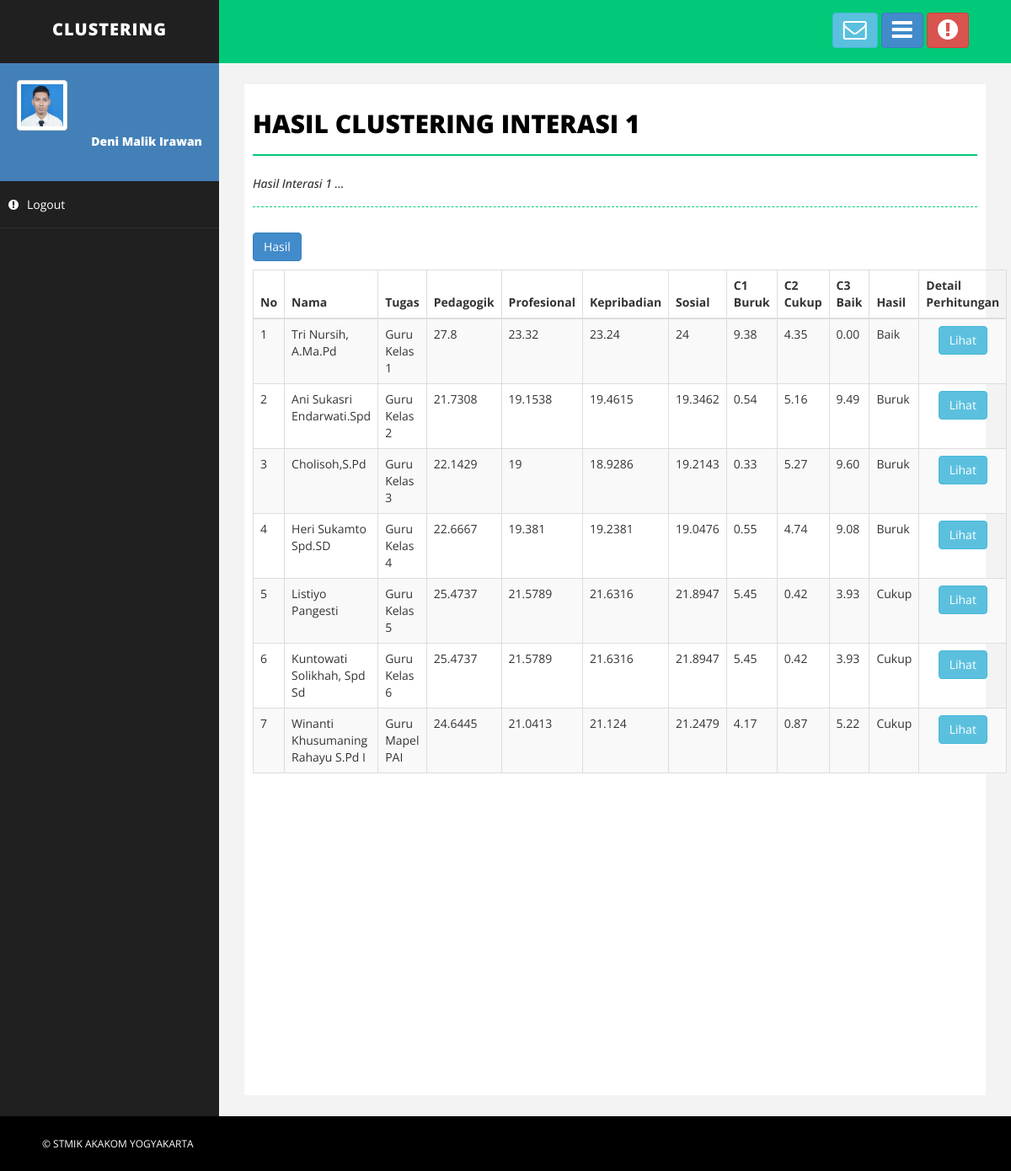
The page /interasi1.php on the database its author committed.
### tables this page shows
CREATE TABLE `kasus` (
  `idk` int(11) NOT NULL,
  `nama` varchar(30) NOT NULL,
  `kharga` float NOT NULL,
  `kmenu` float NOT NULL,
  `kfasilitas` float NOT NULL,
  `kjam` float NOT NULL,
  `set_sementara` varchar(10) NOT NULL,
  `tugas` varchar(100) NOT NULL
);

### interasi1.php (the view, shortened to what this page needs)
<!DOCTYPE html>
<html xmlns="http://www.w3.org/1999/xhtml">
<head>
    <link href="assets/css/bootstrap.css" rel="stylesheet" />
    <link href="assets/css/font-awesome.css" rel="stylesheet" />
    <link href="assets/css/basic.css" rel="stylesheet" />
    <link href="assets/css/custom.css" rel="stylesheet" />
</head>
<body>
    <div id="wrapper">
        <nav class="navbar navbar-default navbar-cls-top " role="navigation" style="margin-bottom: 0">
            <div class="navbar-header">
                <a class="navbar-brand" href="">CLUSTERING</a>
            </div>
            <div class="header-right">
            <a href="gambar.php" class="btn btn-info" title="Gambar"><b> </b><i class="fa fa-envelope-o fa-2x"></i></a>
                <a href="kalender.php" class="btn btn-primary" title="Calendar"><b></b><i class="fa fa-bars fa-2x"></i></a>
                <a href="video.php" class="btn btn-danger" title="Video"><i class="fa fa-exclamation-circle fa-2x"></i></a>
            </div>
        </nav>
<?php
include"menu.php";
?>
        <div id="page-wrapper">
            <div id="page-inner">
                <div class="row">
                    <div class="col-md-12">
                        <h1 class="page-head-line">Hasil Clustering Interasi 1</h1>
                        <h1 class="page-subhead-line"> Hasil Interasi 1 ...</h1>
                    </div>
                </div>
                <div class="row">
                    <div class="col-md-12">
   <?php
if($_GET[act]=="lihat"){
  include ('config.php');
  $queryutama = mysql_query("SELECT  *  FROM kasus where idk='$_GET[id]'");
    $no = 1;
    while ($data = mysql_fetch_array($queryutama)) {
		 $c1=sqrt((pow(($data[kharga]-22.18009768),2))+(pow(($data[kmenu]-19.17826618),2))+(pow(($data[kfasilitas]-19.20940171),2))+(pow(($data[kjam]-19.2026862),2)));
		 $c2=sqrt((pow(($data[kharga]-25.19912281),2))+(pow(($data[kmenu]-21.42207602),2))+(pow(($data[kfasilitas]-21.45716374),2))+(pow(($data[kjam]-21.68815789),2)));
		 $c3=sqrt((pow(($data[kharga]-27.8),2))+(pow(($data[kmenu]-23.32),2))+(pow(($data[kfasilitas]-23.24),2))+(pow(($data[kjam]-24),2)));
		 $min=min($c1,$c2,$c3);
		 if($min==$c1){
			$hasil="(C1)Cluster Buruk";
		 }elseif($min==$c2){
			$hasil="(C2) Cluster Cukup";
		}
		 elseif($min==$c3){
			$hasil="(C3) Cluster Baik";
		 }
		echo"<h3>Perhitungan ID Kasus $_GET[id]</h3>";
		echo"<p><b>Hitung jarak ID Kasus $_GET[id] terhadap cluster Pertama:</b></p>";
		echo"<p>&nbsp;&nbsp;&nbsp;&nbsp;&nbsp;C$_GET[id]1 = √((($data[kharga]-22.18009768)^2)+(($data[kmenu]-19.17826618)^2)+(($data[kfasilitas]-19.20940171)^2)+(($data[kjam]-19.2026862)^2)) = $c1 </p>";
		echo"<p><b>Hitung jarak ID Kasus $_GET[id] terhadap cluster Kedua:</b></p>";
		echo"<p>&nbsp;&nbsp;&nbsp;&nbsp;&nbsp;C$_GET[id]2 = √((($data[kharga]-25.19912281)^2)+(($data[kmenu]-21.42207602)^2)+(($data[kfasilitas]-21.45716374)^2)+(($data[kjam]-21.68815789)^2)) = $c2</p>";
		echo"<p><b>Hitung jarak ID Kasus $_GET[id] terhadap cluster Ketiga:</b></p>";
		echo"<p>&nbsp;&nbsp;&nbsp;&nbsp;&nbsp;C$_GET[id]3 = √((($data[kharga]-27.8)^2)+(($data[kmenu]-23.32^2)+(($data[kfasilitas]-23.24)^2)+(($data[kjam]-24)^2)) = $c3</p>";
		echo"<p><b>jarak terdekat (terkecil) dari pusat cluster: MIN(C$_GET[id]1,C$_GET[id]2,C$_GET[id]3) = MIN($c1,$c2,$c3) = $hasil</b></p>";
		$no++;
}
$no++;
}else{
?>
                      <table class="table table-striped table-bordered table-hover">
                                    <thead>
                                        <tr>
                                            <th>No</th>
											<th>Nama</th>
                                            <th>Tugas</th>
                                            <th>Pedagogik</th>
                                            <th>Profesional</th>
                                            <th>Kepribadian</th>
                                            <th>Sosial</th>
                                            <th>C1 Buruk</th>
                                            <th>C2 Cukup</th>
                                            <th>C3 Baik</th>
                                            <th>Hasil</th>
                                            <th>Detail Perhitungan</th>
                                        </tr>
                                    </thead>
                                       <tbody>
  <?php
  $queryutama = mysql_query("SELECT  *  FROM kasus order by idk");
    $no = 1;
    while ($data = mysql_fetch_array($queryutama)) {
		 $c1=sqrt((pow(($data[kharga]-22.18009768),2))+(pow(($data[kmenu]-19.17826618),2))+(pow(($data[kfasilitas]-19.20940171),2))+(pow(($data[kjam]-19.2026862),2)));
		 $c2=sqrt((pow(($data[kharga]-25.19912281),2))+(pow(($data[kmenu]-21.42207602),2))+(pow(($data[kfasilitas]-21.45716374),2))+(pow(($data[kjam]-21.68815789),2)));
		 $c3=sqrt((pow(($data[kharga]-27.8),2))+(pow(($data[kmenu]-23.32),2))+(pow(($data[kfasilitas]-23.24),2))+(pow(($data[kjam]-24),2)));
		 $min=min($c1,$c2,$c3);
		 if($min==$c1){
			$hasil=Buruk;
		 }elseif($min==$c2){
			$hasil=Cukup;
		}
		 elseif($min==$c3){
			$hasil=Baik;
		 }
?>
           <tr>
           <td><?php echo $no;  ?></td>
		   <td><?php echo"$data[tugas]";  ?></td>
           <td><?php echo"$data[nama]";  ?></td>
           <td><?php echo $data['kharga']; ?></td>
           <td><?php echo $data['kmenu']; ?></td>
           <td><?php echo $data['kfasilitas']; ?></td>
           <td><?php echo $data['kjam']; ?></td>
           <td><?php echo number_format($c1,2); ?></td>
           <td><?php echo number_format($c2,2); ?></td>
           <td><?php echo number_format($c3,2); ?></td>
           <td><?php echo $hasil; ?></td>
		   <td align=center><a href="tampilproses.php?act=lihat&id=<?php echo $data['idk']; ?>" class="btn btn-info">Lihat</a></td>
<?php
$no++;
}
echo"<p><a href='chart.php' target='_blank'  class='btn btn-primary'> Hasil </a></p>";
}
?>
</tr></tbody></table>
                    </div>
                </div>
            </div>
        </div>
    </div>
    <div id="footer-sec">
        &copy; STMIK AKAKOM YOGYAKARTA
    </div>
</body>
</html>

### assets/css/basic.css (style rules this page uses)
body { font-family: 'Open Sans', sans-serif; line-height:25px; }
#wrapper { width: 100%; background: #202020; }
#page-wrapper { padding: 15px 15px; min-height: 600px; background: #F3F3F3; }
#page-inner { width: 100%; margin: 10px 20px 10px 0px; background-color: #fff!important; padding: 10px; min-height: 1200px; }
.page-head-line { font-size: 30px; text-transform: uppercase; color: #000; font-weight: 800; padding-bottom: 20px; border-bottom: 2px solid #00CA79; margin-bottom: 10px; }
.page-subhead-line { font-size: 14px; padding-top: 5px; padding-bottom: 20px; font-style:italic; margin-bottom:30px; border-bottom:1px dashed #00CA79; }
.navbar-cls-top .navbar-brand { color: #fff; background: #202020; width: 260px; text-align: center; height: 75px; font-size: 20px; letter-spacing: 1px; font-weight: 900; padding-top: 25px; text-transform:uppercase; }
.header-right { color: #fff; padding: 15px 50px 5px 50px; float: right; font-size: 16px; }
.navbar-cls-top { background: #00CA79; border-bottom: none; }
.navbar-default { border: 0px solid black; }
.navbar-header { background: #000000; }
#footer-sec { background-color:#000; padding:20px 50px; color:#fff; font-size:12px; }
@media (min-width:768px) { #page-wrapper { margin: 0 0 0 260px; padding: 15px 30px; min-height: 1200px; } }
@media (min-width:768px) { .navbar { border-radius: 0px; } }

### rows shown on the page
kasus: tugas "Tri Nursih, A.Ma.Pd", nama "Guru Kelas 1", kharga "27.8", kmenu "23.32", kfasilitas "23.24", kjam "24", c1 "9.38", c2 "4.35", c3 "0.00", hasil "Baik"
kasus: tugas "Ani Sukasri Endarwati.Spd", nama "Guru Kelas 2", kharga "21.7308", kmenu "19.1538", kfasilitas "19.4615", kjam "19.3462", c1 "0.54", c2 "5.16", c3 "9.49", hasil "Buruk"
kasus: tugas "Cholisoh,S.Pd", nama "Guru Kelas 3", kharga "22.1429", kmenu "19", kfasilitas "18.9286", kjam "19.2143", c1 "0.33", c2 "5.27", c3 "9.60", hasil "Buruk"
kasus: tugas "Heri Sukamto Spd.SD", nama "Guru Kelas 4", kharga "22.6667", kmenu "19.381", kfasilitas "19.2381", kjam "19.0476", c1 "0.55", c2 "4.74", c3 "9.08", hasil "Buruk"
kasus: tugas "Listiyo Pangesti", nama "Guru Kelas 5", kharga "25.4737", kmenu "21.5789", kfasilitas "21.6316", kjam "21.8947", c1 "5.45", c2 "0.42", c3 "3.93", hasil "Cukup"
kasus: tugas "Kuntowati Solikhah, Spd Sd", nama "Guru Kelas 6", kharga "25.4737", kmenu "21.5789", kfasilitas "21.6316", kjam "21.8947", c1 "5.45", c2 "0.42", c3 "3.93", hasil "Cukup"
kasus: tugas "Winanti Khusumaning Rahayu S.Pd I", nama "Guru Mapel PAI", kharga "24.6445", kmenu "21.0413", kfasilitas "21.124", kjam "21.2479", c1 "4.17", c2 "0.87", c3 "5.22", hasil "Cukup"
